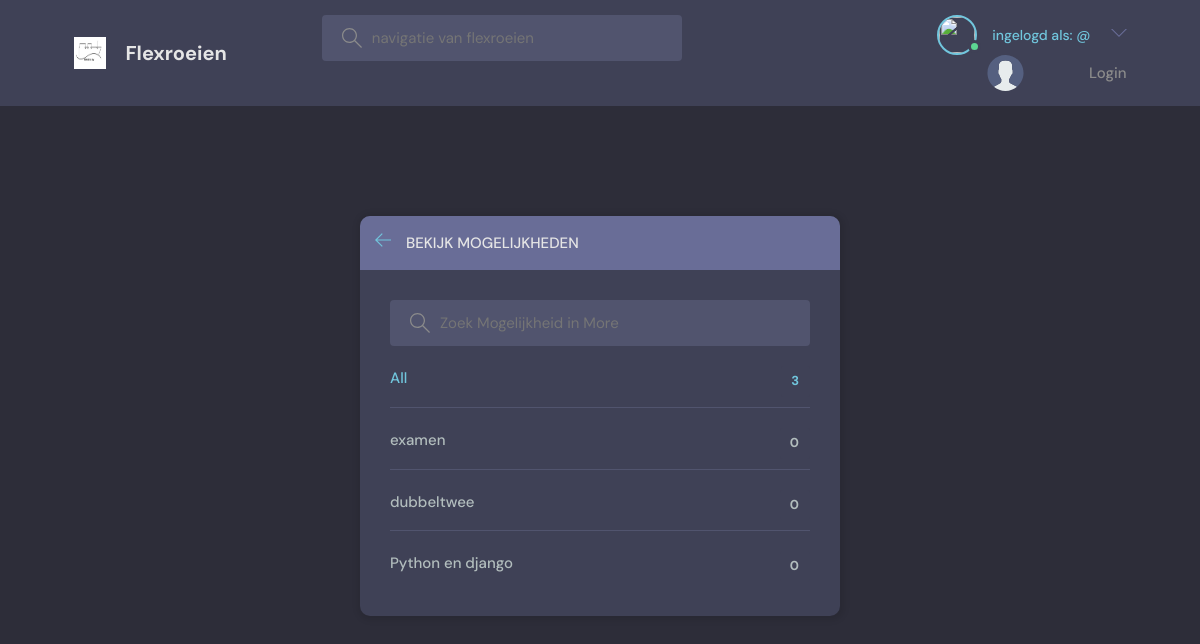
Before: /topics/ with the older database file.
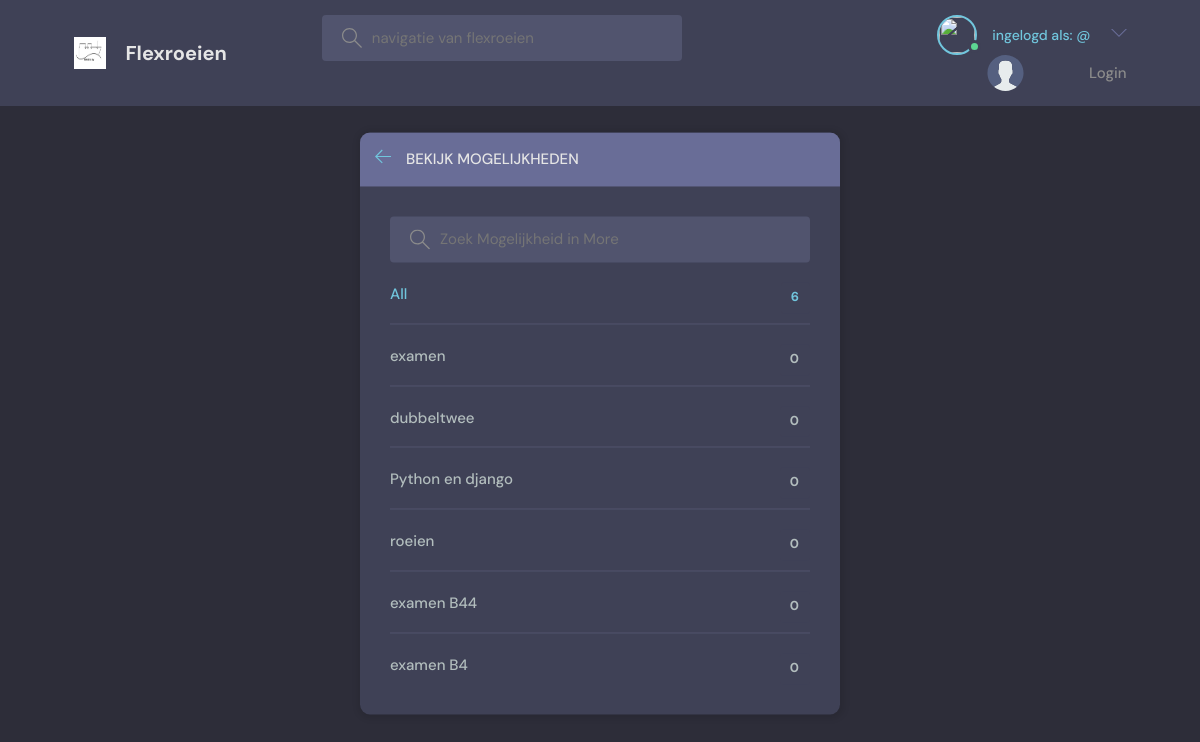
After: the same page with the newer database file.
### beatrix/models.py (models this page shows, shortened)
class Topic(models.Model):
    name = models.CharField(max_length=200)

### beatrix/views.py (the view)
# urls.py: path('topics/', topicsPage, name="topics"),
def topicsPage(request):
    q = request.GET.get('q') if request.GET.get('q') != None else ''
    topics = Topic.objects.filter(name__icontains=q)
    return render(request, 'beatrix/topics.html', {'topics': topics})

### beatrix/templates/beatrix/topics.html (shortened to what this page needs)
{% extends 'main.html' %}
{% block content %}
    <main class="create-room layout">
      <div class="container">
        <div class="layout__box">
          <div class="layout__boxHeader">
            <div class="layout__boxTitle">
              <a href="{% url 'home' %}">
                <svg version="1.1" xmlns="http://www.w3.org/2000/svg" width="32" height="32" viewBox="0 0 32 32">
                  <title>arrow-left</title>
                  <path
                    d="M13.723 2.286l-13.723 13.714 13.719 13.714 1.616-1.611-10.96-10.96h27.625v-2.286h-27.625l10.965-10.965-1.616-1.607z"
                  ></path>
                </svg>
              </a>
              <h3>Bekijk Mogelijkheden</h3>
            </div>
          </div>
          <div class="topics-page layout__body">
            <form action ="" method = "GET" class="header__search">
              <label>
                <input name="q" placeholder="Zoek Mogelijkheid in More" />
              </label>
            </form>
            <ul class="topics__list">
            <li>
                <a href="{% url 'topics' %}" class="active">All <span>{{topics.count}} </span></a>
                </li>
            {% for topic in topics %}
              <li>
                <a href="{%url 'home' %}?q={{topic.name}}">{{topic.name}} <span>{{topic.room_set.count}} </span></a>
              </li>
              {% endfor %}
            </ul>
          </div>
        </div>
      </div>
    </main>
{% endblock content %}

Changed rows visible on the page:
added Topic: name "roeien", room_set.count "0"
added Topic: name "examen B44", room_set.count "0"
added Topic: name "examen B4", room_set.count "0"
Other visible differences:
{{ topics.count }}: "3" → "6"
